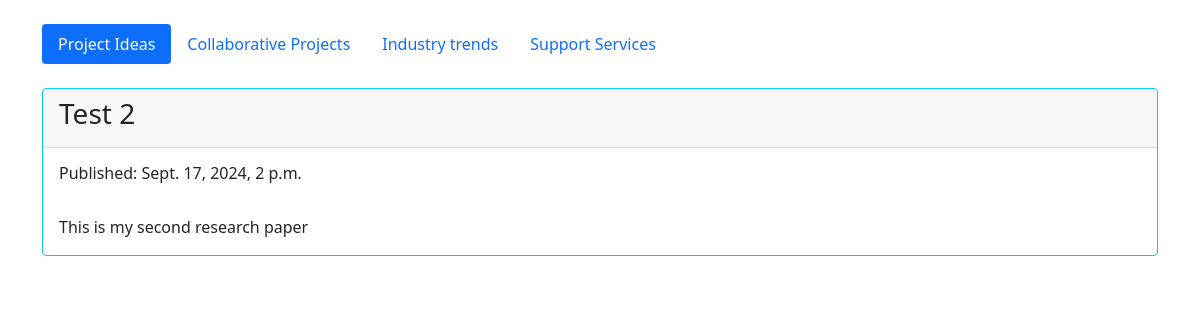
The app's page /post/2/ with its own data.
### home/models.py (models this page shows, shortened)
class ResearchPapers(models.Model):
    title = models.CharField(max_length=100)
    slug = models.SlugField(max_length=100, unique=True)
    description = models.TextField()
    created_date = models.DateTimeField(default=timezone.now)
    published_date = models.DateTimeField(blank=True, null=True)

### home/views.py (the view)
# urls.py: path('post/<int:pk>/', views.post_detail, name='post_detail'),
def post_detail(request, pk):
    paper = get_object_or_404(ResearchPapers, pk=pk)
    return render(request, 'home/post_detail.html', {'paper': paper})

### home/templates/home/post_detail.html
{% extends 'home/base.html' %}
{% block content %}
    <div class="card border-info mb-3">
        <div class="card-header"><h3>{{ paper.title }}</h3></div>
        <div class="card-body">
            {% if paper.published_date %}
                <h6 class="card-title">Published: {{ paper.published_date }}</h6>
            {% endif %}
            <br>
            <p class="card-text">{{ paper.description|linebreaksbr }}</p>
        </div>
    </div>
{% endblock %}

### records on screen
ResearchPapers: title "Test 2", published_date "Sept. 17, 2024, 2 p.m.", description "This is my second research paper"
